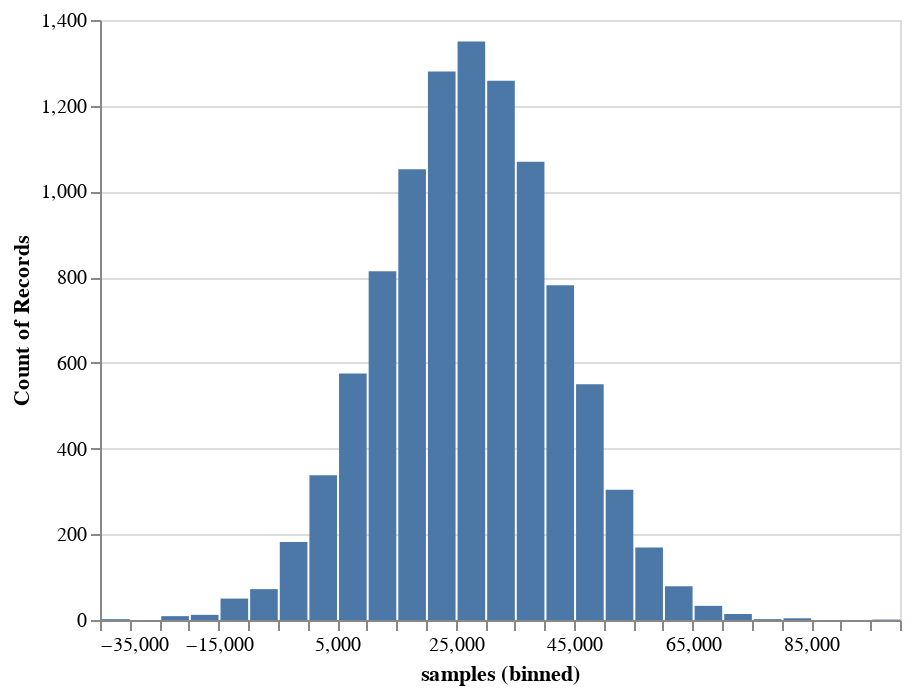

This figure's notebook cell:
### Code cell
alt.Chart(income_df).mark_bar().encode(
    x=alt.X('samples:Q', bin=alt.Bin(maxbins=50)),
    y='count()',
)

### Figure 1 — Vega-Lite specification as saved in the notebook (floating-point values rounded to 4 significant figures; data arrays with more than 128 entries replaced by an {"elided": "..."} marker saying what was removed)
{"config": {"view": {"continuousWidth": 400, "continuousHeight": 300}}, "data": {"name": "data-9387d993568ac27b91490e033e2c3d47"}, "mark": "bar", "encoding": {"x": {"type": "quantitative", "bin": {"maxbins": 50}, "field": "samples"}, "y": {"type": "quantitative", "aggregate": "count"}}, "$schema": "https://vega.github.io/schema/vega-lite/v4.0.2.json", "datasets": {"data-9387d993568ac27b91490e033e2c3d47": {"elided": "10000 records"}}}
